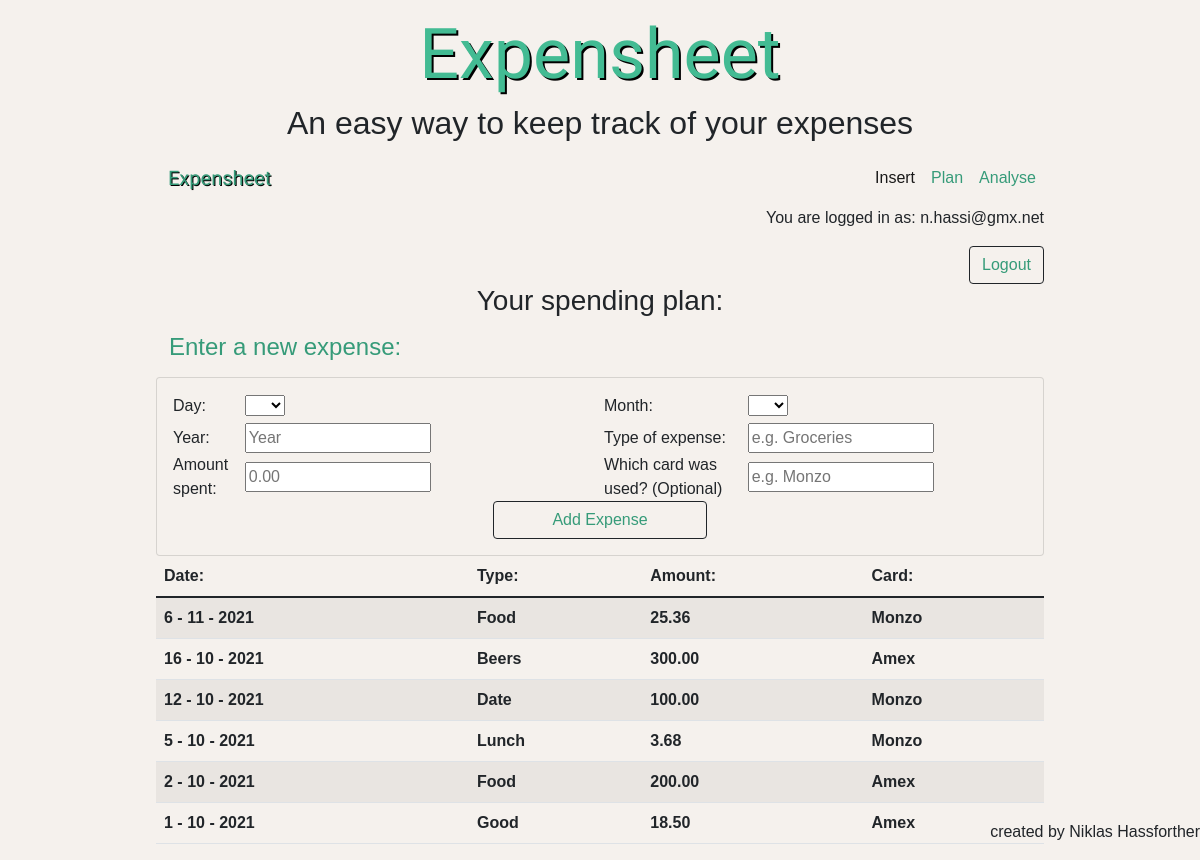
/insert (signed in), run on an earlier commit of the app's database.
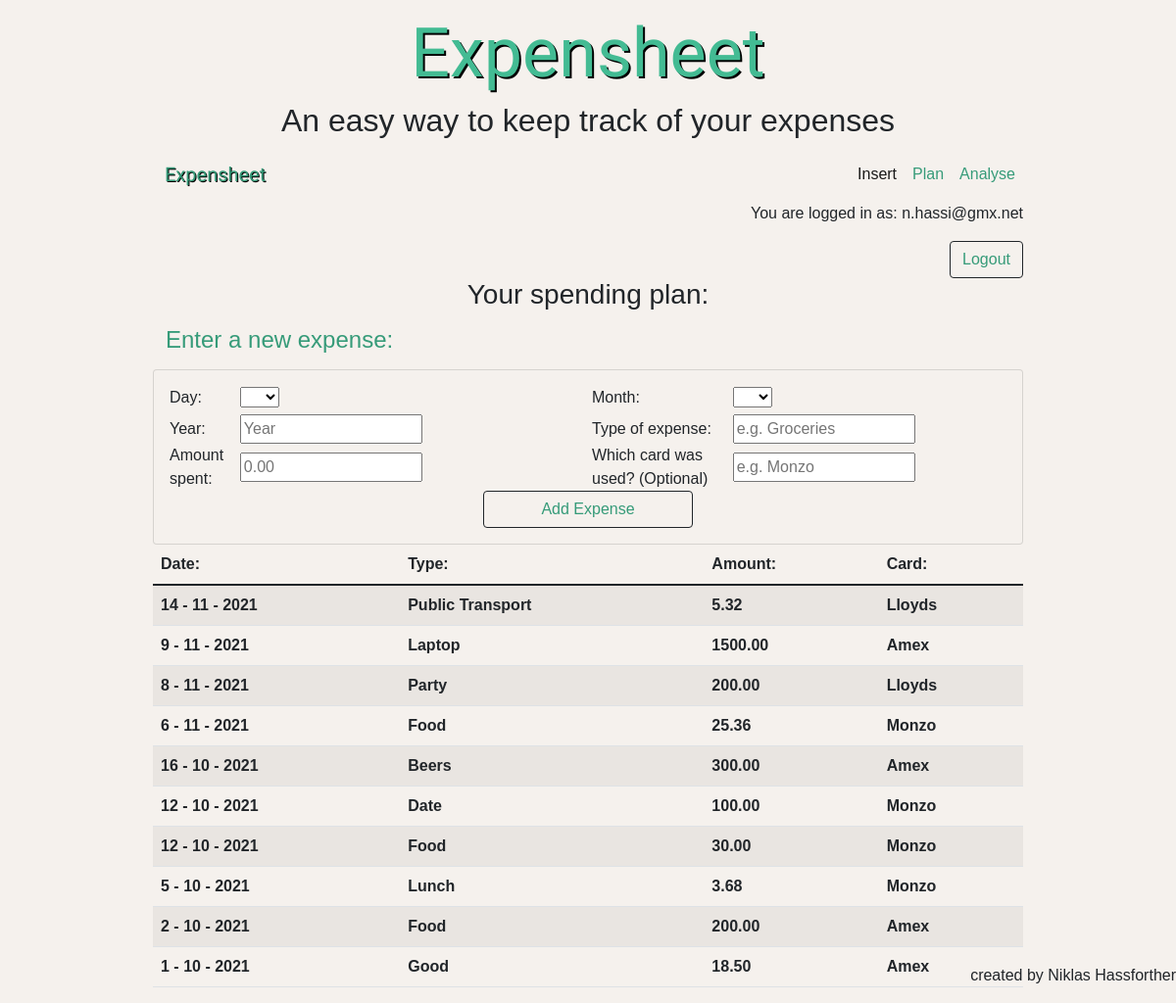
And on a later commit of the database.
### tables this page shows
CREATE TABLE payments(id INTEGER PRIMARY KEY, card TEXT, day INTEGER, month INTEGER, year INTEGER, type TEXT, amount REAL, user_id INTEGER, FOREIGN KEY(user_id) REFERENCES users(id));

### app.py (the view, shortened to what this page needs)
@app.route('/insert', methods=["GET", "POST"])
def insert():
    try:
        if not session["user_id"]:
            return render_template('login.html')
    except:
        return render_template('login.html')
    if request.method == "GET":
        db = sqlite3.connect('expenses.db')
        db_cursor = db.cursor()
        db_cursor.execute("SELECT * FROM payments WHERE user_id = ? ORDER BY year DESC, month DESC, day DESC", (session["user_id"],))
        all_queries = db_cursor.fetchall()
        db.close()
        return render_template("insert.html", email = session["user_email"], all_queries = all_queries)

### templates/insert.html (shortened to what the changed rows need)
{% extends "layout.html" %}
{% block main %}
<div class = "stickytop">
    <div id = "title">
        <h1 id = "label">Expensheet </h1>
        <h2>An easy way to keep track of your expenses</h2>
    </div>
</div>
    <table class = "table table-striped table-hover">
        <thead>
            <tr>
                <th>Date:</th>
                <th>Type:</th>
                <th>Amount:</th>
                <th>Card:</th>
            </tr>
        </thead>
        <tbody>
            {% for x in range(all_queries | length) %}
            <tr>
                <th>{{ all_queries[x][2] }} - {{ all_queries[x][3] }} - {{ all_queries[x][4] }}</th>
                <th>{{ all_queries[x][5] }}</th>
                <th>{{  '%0.2f'| format(all_queries[x][6] | float) }}</th>
                <th>{{ all_queries[x][1] }}</th>
            </tr>
            {% endfor %}
        </tbody>
    </table>
{% endblock %}

What changed in the data, as far as the page shows it:
added payments: day "14", month "11", year "2021", type "Public Transport", amount "5.32", card "Lloyds"
added payments: day "9", month "11", year "2021", type "Laptop", amount "1500.00", card "Amex"
added payments: day "8", month "11", year "2021", type "Party", amount "200.00", card "Lloyds"
added payments: day "12", month "10", year "2021", type "Food", amount "30.00", card "Monzo"
